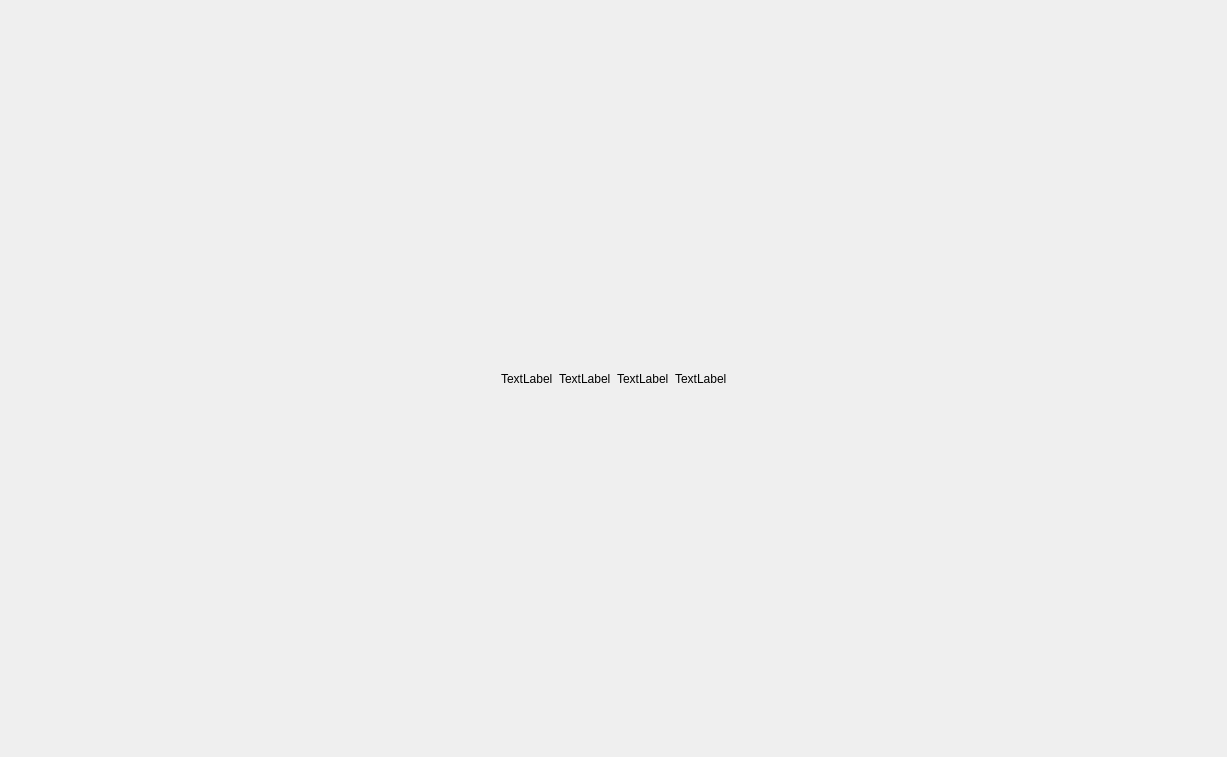
<?xml version="1.0" encoding="UTF-8"?>
<ui version="4.0">
 <class>myWidget</class>
 <widget class="QWidget" name="myWidget">
  <property name="geometry">
   <rect>
    <x>0</x>
    <y>0</y>
    <width>1227</width>
    <height>757</height>
   </rect>
  </property>
  <property name="windowTitle">
   <string>Form</string>
  </property>
  <layout class="QGridLayout" name="gridLayout">
   <item row="0" column="1">
    <layout class="QHBoxLayout" name="horizontalLayout">
     <item>
      <widget class="QLabel" name="label">
       <property name="text">
        <string>TextLabel</string>
       </property>
      </widget>
     </item>
     <item>
      <widget class="QLabel" name="label_2">
       <property name="text">
        <string>TextLabel</string>
       </property>
      </widget>
     </item>
     <item>
      <widget class="QLabel" name="label_3">
       <property name="text">
        <string>TextLabel</string>
       </property>
      </widget>
     </item>
     <item>
      <widget class="QLabel" name="label_4">
       <property name="text">
        <string>TextLabel</string>
       </property>
      </widget>
     </item>
    </layout>
   </item>
   <item row="0" column="2">
    <spacer name="horizontalSpacer">
     <property name="orientation">
      <enum>Qt::Horizontal</enum>
     </property>
     <property name="sizeHint" stdset="0">
      <size>
       <width>40</width>
       <height>20</height>
      </size>
     </property>
    </spacer>
   </item>
   <item row="0" column="0">
    <spacer name="horizontalSpacer_2">
     <property name="orientation">
      <enum>Qt::Horizontal</enum>
     </property>
     <property name="sizeHint" stdset="0">
      <size>
       <width>40</width>
       <height>20</height>
      </size>
     </property>
    </spacer>
   </item>
  </layout>
 </widget>
 <resources/>
 <connections/>
</ui>
